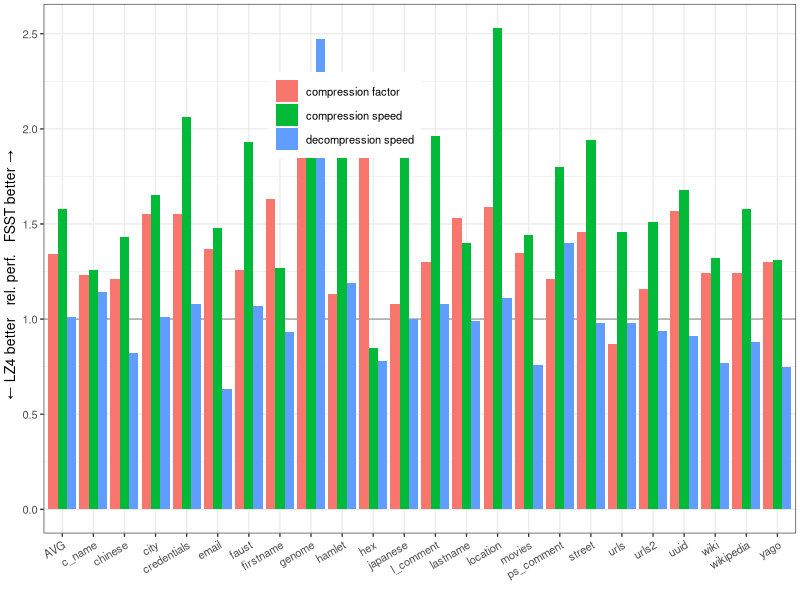
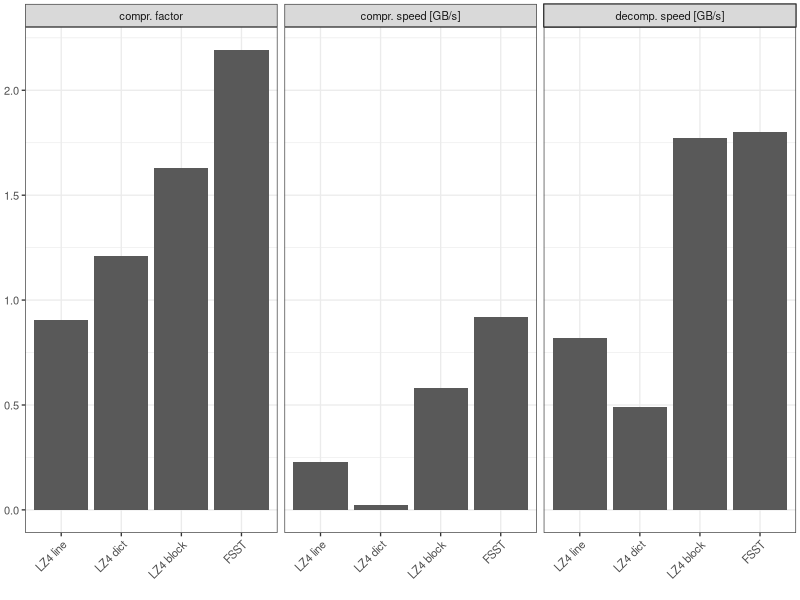
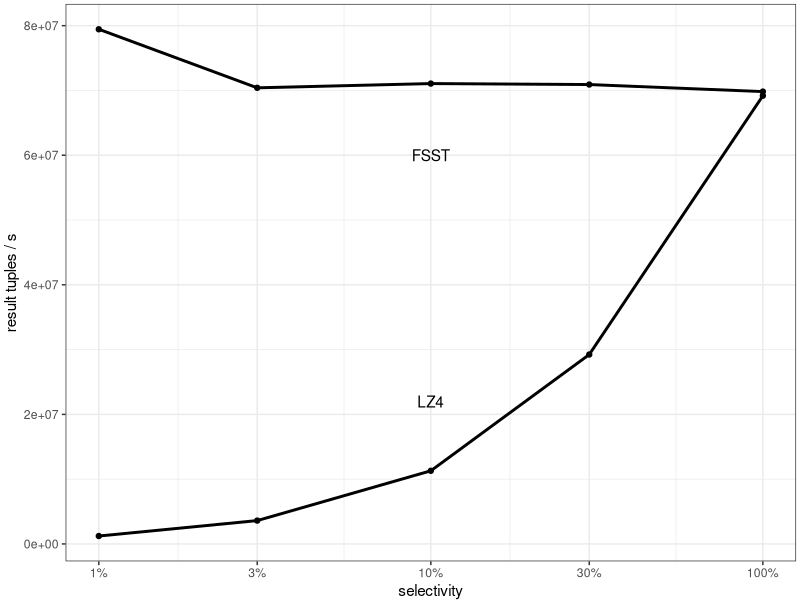
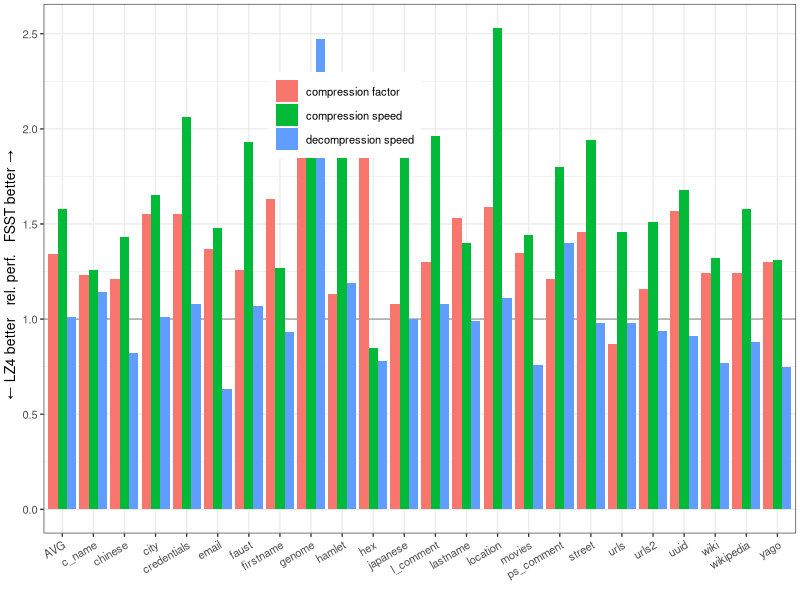
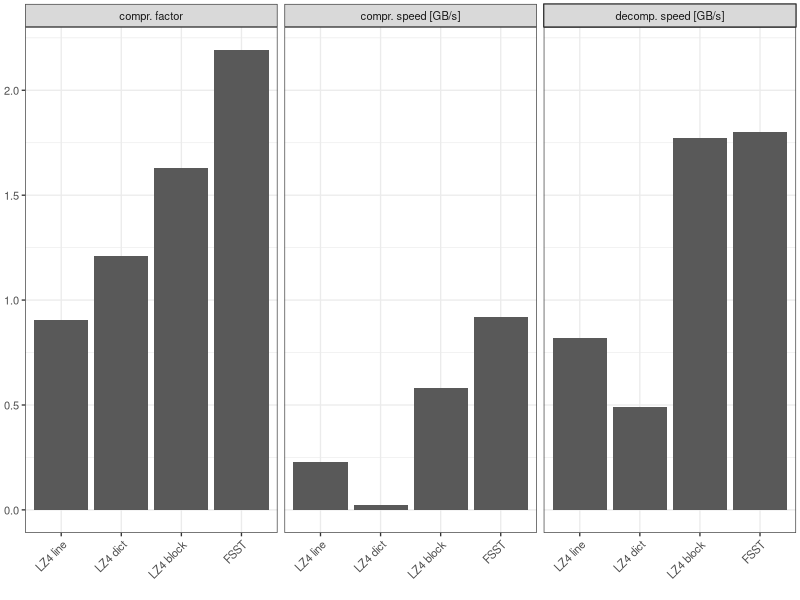
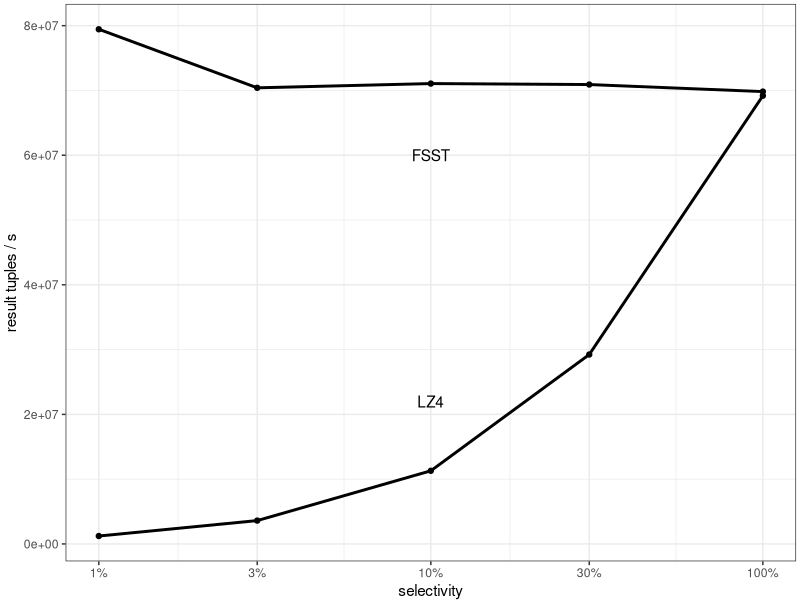

R code for these plots, in order:
## apt install libcairo2-dev
## install R packages: install.packages(c('ggplot2', 'sqldf', 'Cairo'))

library(ggplot2)
library(sqldf)
library(Cairo)

#### FSST vs LZ4 relative

d = read.table('results/FSST-vs-LZ4.csv', header = TRUE)
d = sqldf("
select file, \"solo.crate\" as value, 'compression factor' as metric from d
union all
select file, \"solo.cMB.s\", 'compression speed' from d
union all
select file, \"dMB.s\", 'decompression speed' from d
")
d2 = read.table('results/fullblock.csv', header = TRUE)
d2 = sqldf("select file, file||'\n('||round(\"FSST.brate\",2) ||' '|| round(\"FSST.bMB.s\"/1024,2) ||' '|| round(\"FSST.dMB.s\"/1024, 2)||')' as lbl from d2 file")
d = sqldf("select d.file, value, metric, lbl as file2 from d join d2 on  d.file = d2.file")
ggplot(aes(file, value/100, fill=metric), data=d) +
    geom_hline(yintercept=1, color = 'darkgrey') +
    geom_bar(stat="identity", position = "dodge") +
#    ggtitle('FSST vs. LZ4 in file mode') +
    xlab('') +
    ylab("← LZ4 better   rel. perf.   FSST better →   ") +
    theme_bw(10) +
    theme(plot.margin = unit(c(0.1,.1,0,.1), "cm")) +
    theme(axis.text.x = element_text(angle = 30, hjust = 1)) +
    theme(legend.title = element_blank()) +
#    theme(legend.background = element_blank()) +
    theme(legend.position = c(0.4, 0.79))
ggsave(filename = 'results/fsstvslz4.pdf', device = cairo_pdf, width=8, height=3.1)

#### FSST absolute
d = read.table('results/fullblock.csv', header = TRUE)
d = sqldf("select file, round(\"FSST.brate\",2) as factor, round(\"FSST.bMB.s\"/1024,2) as cspeed, round(\"FSST.dMB.s\"/1024, 2) as dspeed from d order by file")

#### line vs block

d = read.table('results/line.csv', header = TRUE)
d = sqldf("
select scheme, \"crate\" as value, 'compr. factor' as metric from d union all
select scheme, \"cMB.s\", 'compr. speed [GB/s]' from d union all
select scheme, \"dMB.s\", 'decomp. speed [GB/s]' from d")
d$scheme=ordered(d$scheme, levels=c('LZ4line','LZ4dict','LZ4','FSST'), labels=c('LZ4 line','LZ4 dict','LZ4 block','FSST'))
ggplot(aes(scheme, value, group=metric), data=d) +
    geom_bar(stat="identity", position = "dodge") +
    facet_grid(. ~ metric) +
    xlab('') +
    ylab('') +
#    ggtitle('individual strings vs. blocks [geomean]') +
    theme_bw(10) +
    theme(axis.title.y = element_blank()) +
    theme(axis.text.x = element_text(angle = 45, hjust = 1)) +
    theme(plot.margin = unit(c(0.1,.1,0,.1), "cm")) +
    theme(legend.position="none")
ggsave(filename = 'results/linevsblock.pdf', device = cairo_pdf, width=4, height=2)

### filtertest, selectivity

d = read.table('results/filter.csv', header = TRUE)
d = sqldf("
select sel, lz4 as value, 'LZ4' as scheme from d union all
select sel, fsst as value, 'FSST' as scheme from d")
ggplot(aes(sel, value*1000, group=scheme), data=d) +
    geom_line(size=1) +
    geom_point() +
    annotate("text", x = c(10,10), y = c(60e6, 22e6), label = c('FSST', 'LZ4')) +
    scale_y_continuous('result tuples / s') +
    scale_x_log10('selectivity', breaks=c(1,3,10,30,100), labels=c('1%','3%','10%','30%','100%'))+
#    ggtitle('tuple selection [geomean]') +
    theme_bw() +
    theme(plot.margin = unit(c(0.1,.1,0,.1), "cm")) +
    theme(legend.position="none")
ggsave(filename = 'results/filter.pdf', device = cairo_pdf, width=4, height=1.7)
